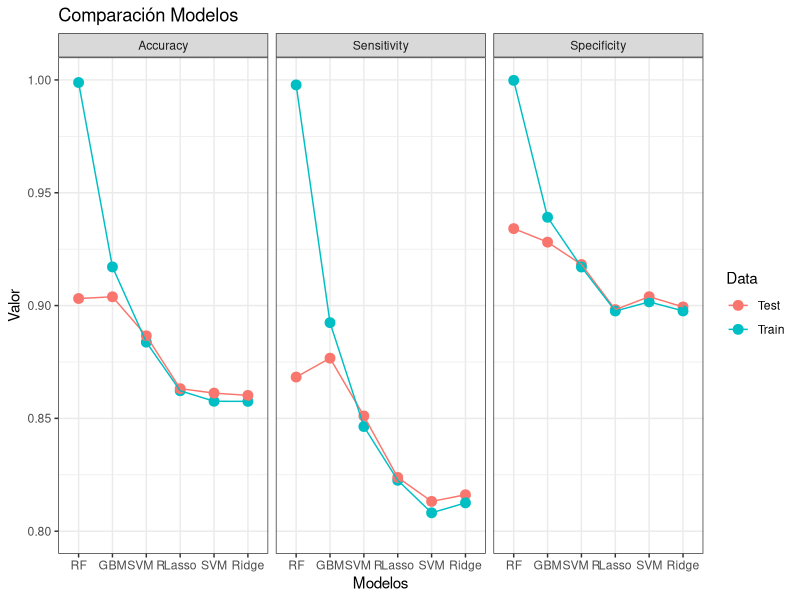

Write R code to recreate this figure. (Note: this script raises an error after producing the figure.)
## ---- chunk 1
library(readr)
library(dplyr)
library(ggplot2)
## ---- chunk 2
results <- read_csv("Proyecto A/03 - Comparacion Modelos/Resultados.csv")
## ---- chunk 3
results %>%
  filter(Metric %in% c("Accuracy", "Sensitivity", "Specificity")) %>%
  ggplot(aes(x = reorder(as.factor(Models), -Value), y = Value, color = Data, group = Data)) +
  geom_point(size = 3) +
  geom_line() +
  expand_limits(y = c(0.80,1)) +
  labs(title = "Comparación Modelos",
       y = "Valor",
       x = "Modelos") +
  facet_wrap(.~Metric) +
  theme_bw()
## ---- chunk 4
results %>%
  #filter(Metric %in% c("Accuracy", "Sensitivity", "Specificity")) %>%
  ggplot(aes(x = reorder(as.factor(Models), -Value), y = Value, color = Data, group = Data)) +
  geom_point(size = 3) +
  geom_line() +
  expand_limits(y = c(0.80,1)) +
  labs(title = metric,
       y = metric,
       x = "Modelos") +
  facet_wrap(.~Metric) +
  theme_bw()
## ---- chunk 5
metrics <- c("Accuracy", "Sensitivity", "Specificity", "Precision", "Recall")
for (metric in metrics){
  print(results %>%
  filter(Metric == metric) %>%
  ggplot(aes(x = reorder(as.factor(Models), -Value), y = Value, color = Data, group = Data)) +
  geom_point(size = 3) +
  geom_line() +
  expand_limits(y = c(0.80,1)) +
  labs(title = metric,
       y = metric,
       x = "Modelos") +
  theme_bw())
}
## ---- chunk 6
results %>%
  filter(Data == "Test",
         Metric %in% c("Accuracy", "Sensitivity", "Specificity")) %>%
  ggplot()+
  geom_col(aes(x = Metric, y = Value, fill = reorder(as.factor(Models), -Value)), position = "dodge", color = "black")+
  expand_limits(y = c(0,1)) +
  scale_fill_brewer(direction = -1, type = "div")+
  labs(title = "Comparación Columnas",
       fill = "Modelos") +
  #coord_flip() +
  theme_bw()
